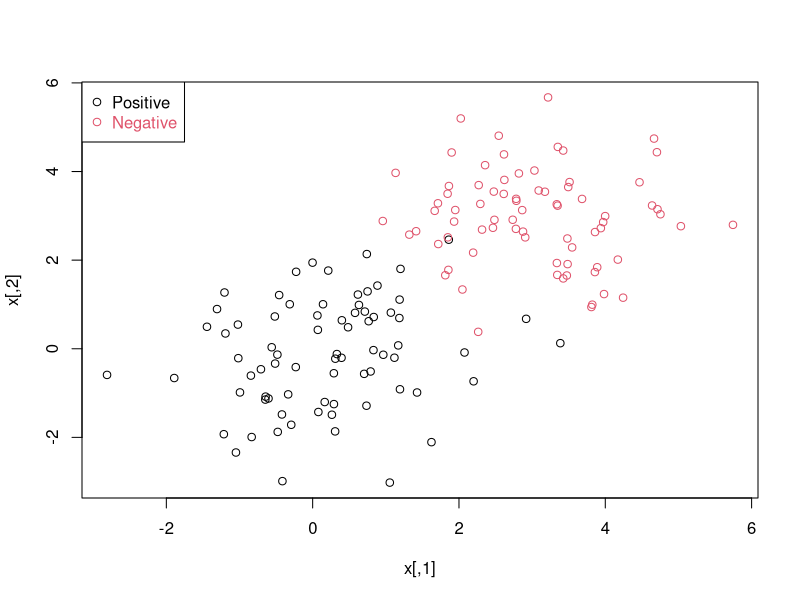
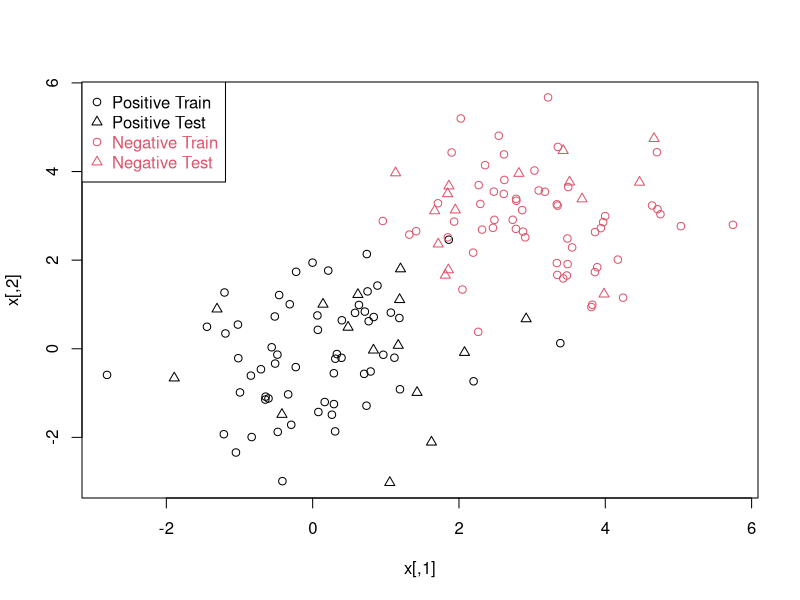

Reproduce these figures in R, in order.
#************************************************
# Brandon Cabaleiro
# RCS: cabalb
# RIN: 661648482
# 6000 Level
#
# This R code is for lab1_svm1
#************************************************

n <- 150 # number of data points
p <- 2 # dimension
sigma <- 1 # variance of the distribution
meanpos <- 0 # centre of the distribution of positive examples
meanneg <- 3 # centre of the distribution of negative examples
npos <- round(n/2) # number of positive examples
nneg <- n-npos # number of negative examples
# Generate the positive and negative examples
xpos <- matrix(rnorm(npos*p,mean=meanpos,sd=sigma),npos,p)
xneg <- matrix(rnorm(nneg*p,mean=meanneg,sd=sigma),npos,p)
x <- rbind(xpos,xneg)
# Generate the labels
y <- matrix(c(rep(1,npos),rep(-1,nneg)))
# Visualize the data
plot(x,col=ifelse(y>0,1,2))
legend("topleft",c('Positive','Negative'),col=seq(2),pch=1,text.col=seq(2))

ntrain <- round(n*0.8) # number of training examples
tindex <- sample(n,ntrain) # indices of training samples
xtrain <- x[tindex,]
xtest <- x[-tindex,]
ytrain <- y[tindex]
ytest <- y[-tindex]
istrain=rep(0,n)
istrain[tindex]=1
# Visualize
plot(x,col=ifelse(y>0,1,2),pch=ifelse(istrain==1,1,2))
legend("topleft",c('Positive Train','Positive Test','Negative Train','Negative Test'),col=c(1,1,2,2), pch=c(1,2,1,2), text.col=c(1,1,2,2))


